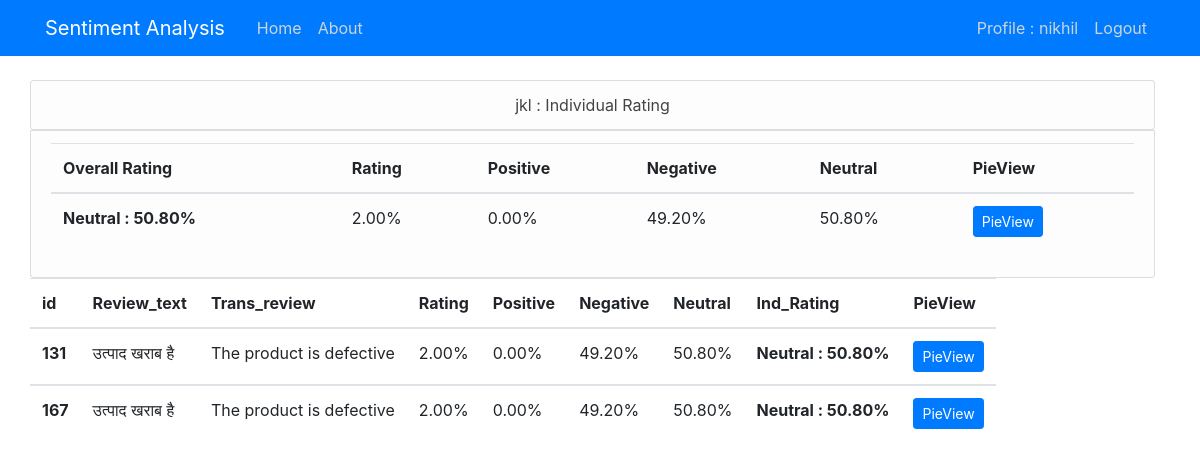
/sentiment/productname/jkl/ (signed in), run on an earlier commit of the app's database.
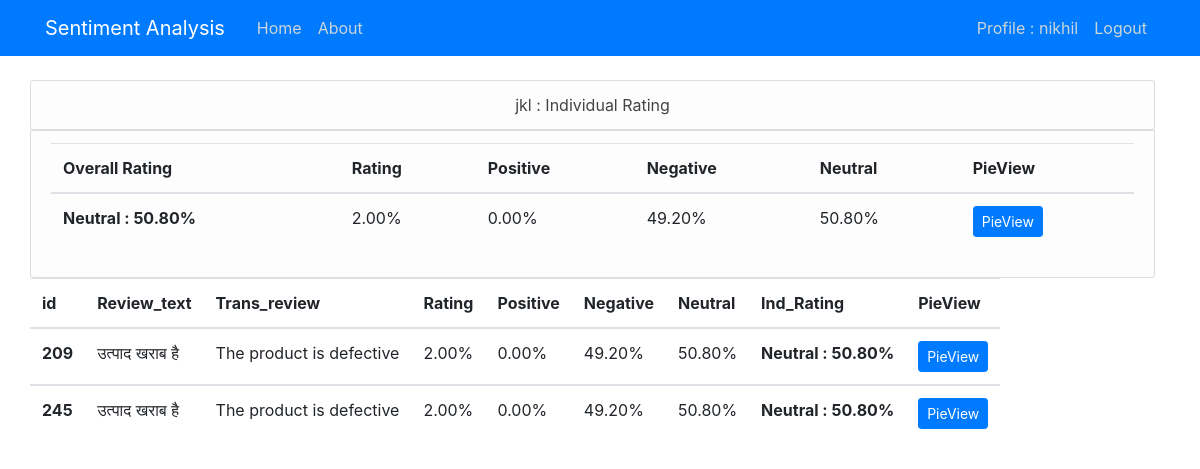
And on a later commit of the database.
### sentiment/models.py (models this page shows)
class individual_rating(models.Model):
    filename = models.ForeignKey(overall_rating,on_delete=models.CASCADE)
    product_id = models.IntegerField()
    product_name = models.CharField(max_length=100)
    category = models.CharField(max_length=100)
    review_date = models.DateField()
    review_text = models.TextField()
    process_review = models.TextField()
    rating = models.FloatField(default=0.0)
    positive = models.FloatField()
    negative = models.FloatField()
    neutral = models.FloatField()

### sentiment/views.py (the view)
# urls.py: path('productname/<str:product_name>/',views.productdetail,name='product-detail'),
def productdetail(request,product_name):
    product_detail = individual_rating.objects.filter(product_name=product_name)
    pos_avg = individual_rating.objects.filter(product_name=product_name).aggregate(Avg('positive'))
    neg_avg = individual_rating.objects.filter(product_name=product_name).aggregate(Avg('negative'))
    neu_avg = individual_rating.objects.filter(product_name=product_name).aggregate(Avg('neutral'))
    rat_avg = individual_rating.objects.filter(product_name=product_name).aggregate(Avg('rating'))
    positive_avg = pos_avg["positive__avg"]
    negative_avg = neg_avg["negative__avg"]
    neutral_avg = neu_avg["neutral__avg"]
    rating_avg = rat_avg["rating__avg"]
    avg = {
        'pos_avg': float(positive_avg),
        'neg_avg': float(negative_avg),
        'neu_avg': float(neutral_avg),
        'rating_avg': float(rating_avg)
    }
    print('{} {} {} {}'.format(positive_avg, negative_avg, neutral_avg, rating_avg))
    product_name = product_name
    return render(request,'sentiment/productdetail.html',{'product_detail':product_detail, 'product_name': product_name, 'avg':avg })

### sentiment/templates/sentiment/productdetail.html (shortened to what this page needs)
{% extends "sentiment/base.html" %}
{% block content %}
  {% if user.is_authenticated %}
    <div class="row">
      <ul class="list-group col-12">
        <center><li class="list-group-item list-group-item-light"><a class="article-title" href="#"> {{ product_name }} : Individual Rating</a></li></center>
        <li class="list-group-item list-group-item-light"><div class="table-responsive-sm">
          <table class="table">
              <thead>
                  <tr>
                    <th scope="col">Overall Rating</th>
                    <th scope="col">Rating</th>
                    <th scope="col">Positive</th>
                    <th scope="col">Negative</th>
                    <th scope="col">Neutral</th>
                    <th scope="col">PieView</th>
                  </tr>
                </thead>
                <tbody>
                  <tr>
                    <th scope="row">
                      {% if avg.pos_avg > avg.neg_avg and avg.pos_avg > avg.neu_avg %}
                        Positive : {{ avg.pos_avg|floatformat:2 }}%
                      {% elif avg.neg_avg > avg.neu_avg %}
                        Negative : {{ avg.neg_avg|floatformat:2 }}%
                      {% else %}
                        Neutral : {{ avg.neu_avg|floatformat:2 }}%
                      {% endif %}
                    </th>
                    <td>{{ avg.rating_avg|floatformat:2 }}%</td>
                    <td>{{ avg.pos_avg|floatformat:2 }}%</td>
                    <td>{{ avg.neg_avg|floatformat:2 }}%</td>
                    <td>{{ avg.neu_avg|floatformat:2 }}%</td>
                    <td><a class="btn btn-primary btn-sm " href="{% url 'product_pie' product_name %}">PieView</a></td>
                  </tr>
                </tbody>
          </table>
        </div></li>
      </ul>
      <div class="table-responsive-sm">
        <table class="table">
            <thead>
                <tr>
                  <th scope="col">id</th>
                  <th scope="col">Review_text</th>
                  <th scope="col">Trans_review</th>
                  <th scope="col">Rating</th>
                  <th scope="col">Positive</th>
                  <th scope="col">Negative</th>
                  <th scope="col">Neutral</th>
                  <th scope="col">Ind_Rating</th>
                  <th scope="col">PieView</th>
                </tr>
              </thead>
              {% for ir in product_detail %}
                <tbody>
                  <tr>
                    <th scope="row">{{ ir.id }}</th>
                    <td>{{ ir.review_text }}</td>
                    <td>{{ ir.process_review }}</td>
                    <td>{{ ir.rating|floatformat:2 }}%</td>
                    <td>{{ ir.positive|floatformat:2 }}%</td>
                    <td>{{ ir.negative|floatformat:2 }}%</td>
                    <td>{{ ir.neutral|floatformat:2 }}%</td>
                    <th scope="row">
                      {% if ir.positive > ir.negative and ir.positive > ir.neutral %}
                        Positive : {{ ir.positive|floatformat:2 }}%
                      {% elif ir.negative > ir.neutral%}
                        Negative : {{ ir.negative|floatformat:2 }}%
                      {% else %}
                        Neutral : {{ ir.neutral|floatformat:2 }}%
                      {% endif %}
                    </th>
                    <td><a class="btn btn-primary btn-sm " href="{% url 'ind-detail1' ir.id %}">PieView</a></td>
                  </tr>
                </tbody>
              {% endfor %}
        </table>
      </div>
    </div>
  {% endif %}
{% endblock content %}

What changed in the data, as far as the page shows it:
removed individual_rating: id "131", review_text "उत्पाद खराब है", process_review "The product is defective", rating "2.00", positive "0.00", negative "49.20", neutral "50.80"
removed individual_rating: id "167", review_text "उत्पाद खराब है", process_review "The product is defective", rating "2.00", positive "0.00", negative "49.20", neutral "50.80"
added individual_rating: id "209", review_text "उत्पाद खराब है", process_review "The product is defective", rating "2.00", positive "0.00", negative "49.20", neutral "50.80"
added individual_rating: id "245", review_text "उत्पाद खराब है", process_review "The product is defective", rating "2.00", positive "0.00", negative "49.20", neutral "50.80"
